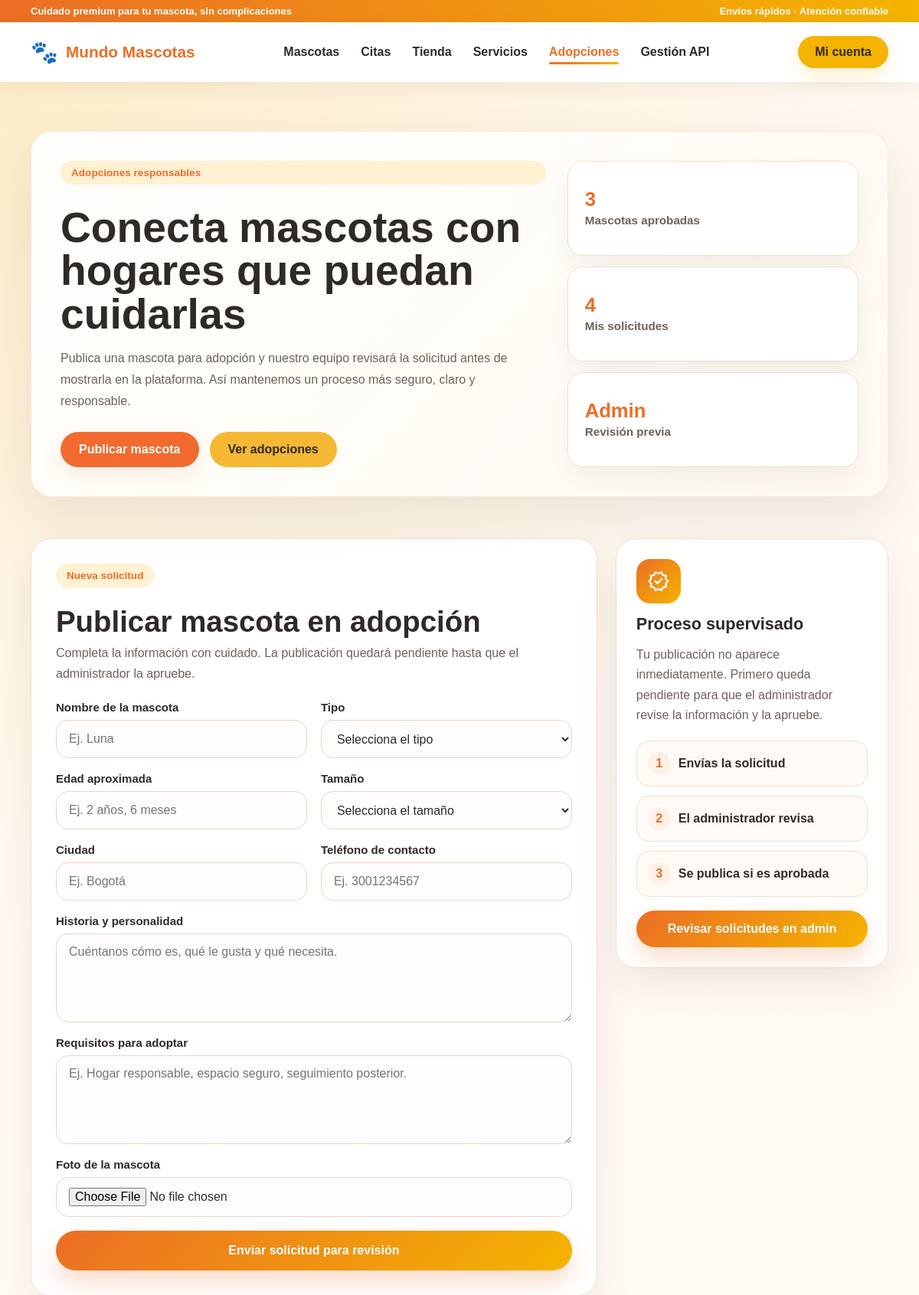
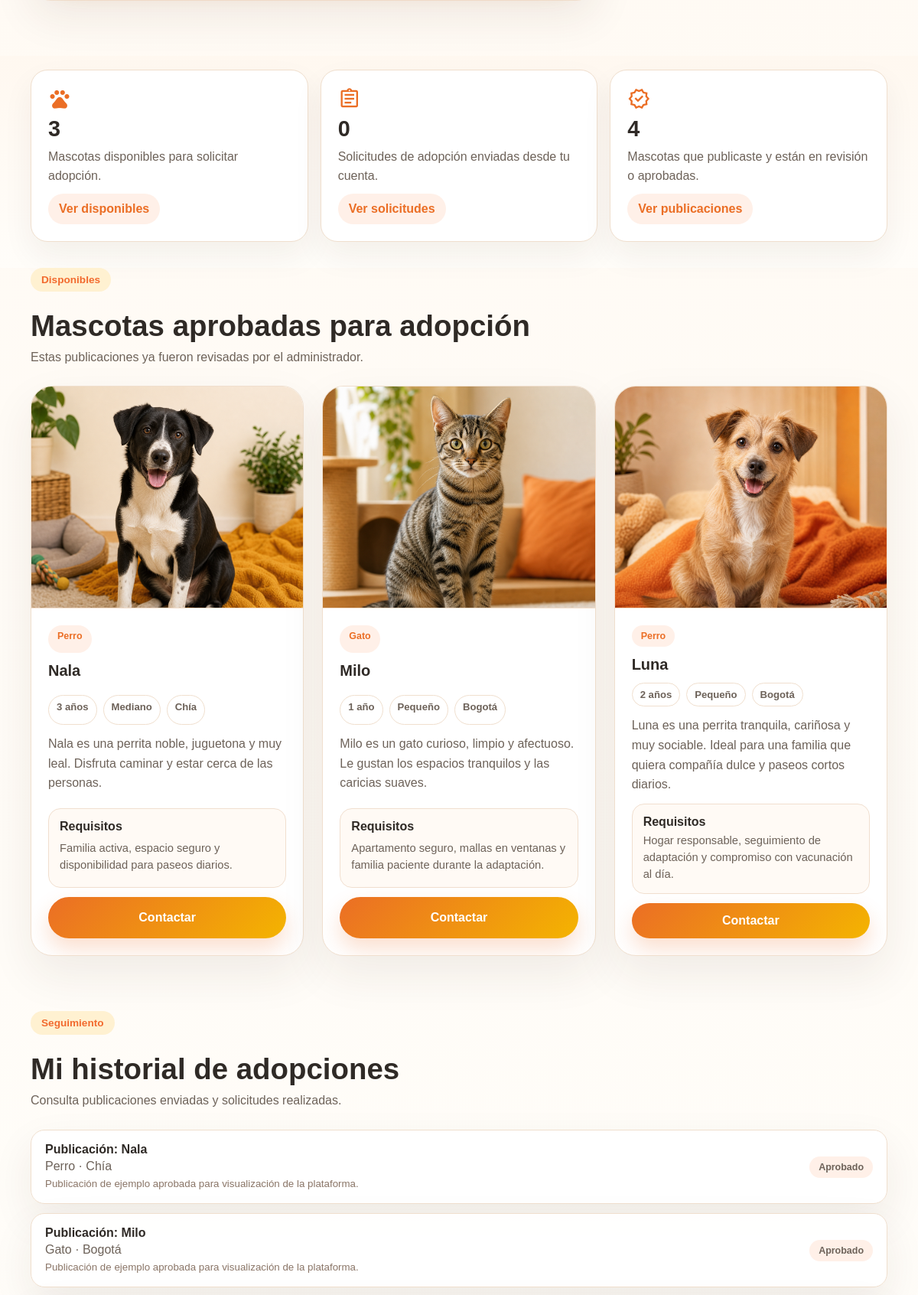
Screenshot of /adopciones/ (signed in, upper part) with the database file from the repository (2 pictures, top to bottom).
### app/models.py (models this page shows, shortened)
class AdoptionPet(models.Model):
    STATUS_CHOICES = [
        ("pendiente", "Pendiente"),
        ("aprobado", "Aprobado"),
        ("rechazado", "Rechazado"),
    ]
    PET_TYPES = [
        ("Perro", "Perro"),
        ("Gato", "Gato"),
        ("Otro", "Otro"),
    ]
    SIZE_CHOICES = [
        ("Pequeño", "Pequeño"),
        ("Mediano", "Mediano"),
        ("Grande", "Grande"),
    ]
    owner = models.ForeignKey(User, on_delete=models.CASCADE, related_name="adoption_posts")
    name = models.CharField(max_length=80)
    pet_type = models.CharField(max_length=20, choices=PET_TYPES)
    age = models.CharField(max_length=60)
    size = models.CharField(max_length=20, choices=SIZE_CHOICES)
    city = models.CharField(max_length=80)
    description = models.TextField()
    requirements = models.TextField()
    contact_phone = models.CharField(max_length=30)
    photo = models.ImageField(upload_to="adoptions/")
    status = models.CharField(max_length=20, choices=STATUS_CHOICES, default="pendiente")
    admin_notes = models.TextField(blank=True)
    created_at = models.DateTimeField(auto_now_add=True)
    updated_at = models.DateTimeField(auto_now=True)

### app/views.py (the view, shortened to what this page needs)
# urls.py: path('adopciones/', views.adopciones, name='adopciones'),
def adopciones(request):
    approved_pets = AdoptionPet.objects.filter(status="aprobado").order_by("-created_at")
    my_requests = []
    my_applications = []
    if request.user.is_authenticated:
        my_requests = AdoptionPet.objects.filter(owner=request.user).order_by("-created_at")
        my_applications = AdoptionApplication.objects.filter(applicant=request.user).select_related("pet").order_by("-created_at")
    return render(request, "app/adopciones.html", {
        "approved_pets": approved_pets,
        "my_requests": my_requests,
        "my_applications": my_applications,
    })

### app/templates/app/adopciones.html (shortened to what this page needs)
{% extends "app/base.html" %}
{% load static %}
{% block extra_css %}
<link rel="stylesheet" href="{% static 'app/css/adopciones.css' %}?v=20260528-2">
{% endblock %}
{% block content %}
<main class="adoptions-page">
  <section class="adoptions-hero">
    <div class="container">
      <div class="adoptions-hero-box">
        <div class="adoptions-hero-text">
          <span class="section-tag">Adopciones responsables</span>
          <h1>Conecta mascotas con hogares que puedan cuidarlas</h1>
          <p>
            Publica una mascota para adopción y nuestro equipo revisará la solicitud
            antes de mostrarla en la plataforma. Así mantenemos un proceso más seguro,
            claro y responsable.
          </p>
          <div class="adoptions-hero-actions">
            {% if request.user.is_authenticated %}
              <a href="#adoptionForm" class="btn btn-primary">Publicar mascota</a>
            {% else %}
              <a href="{% url 'login' %}?next={% url 'adopciones' %}" class="btn btn-primary">Iniciar sesión para publicar</a>
            {% endif %}
            <a href="#approvedAdoptions" class="btn btn-secondary">Ver adopciones</a>
          </div>
        </div>
        <div class="adoptions-hero-stats">
          <article class="adoptions-mini-card">
            <strong>{{ approved_pets|length }}</strong>
            <span>Mascotas aprobadas</span>
          </article>
          <article class="adoptions-mini-card">
            <strong>{{ my_requests|length }}</strong>
            <span>Mis solicitudes</span>
          </article>
          <article class="adoptions-mini-card">
            <strong>Admin</strong>
            <span>Revisión previa</span>
          </article>
        </div>
      </div>
    </div>
  </section>
  {% if request.user.is_authenticated %}
  <section class="adoption-submit-section" id="adoptionForm">
    <div class="container adoption-submit-grid">
      <article class="adoption-form-card">
        <div class="adoption-section-title">
          <span class="section-tag">Nueva solicitud</span>
          <h2>Publicar mascota en adopción</h2>
          <p>
            Completa la información con cuidado. La publicación quedará pendiente
            hasta que el administrador la apruebe.
          </p>
        </div>
        <form class="adoption-form" method="POST" enctype="multipart/form-data">
          <div class="adoption-field">
            <label for="adoptionName">Nombre de la mascota</label>
            <input type="text" id="adoptionName" name="name" placeholder="Ej. Luna" required>
          </div>
          <div class="adoption-field">
            <label for="adoptionType">Tipo</label>
            <select id="adoptionType" name="pet_type" required>
              <option value="">Selecciona el tipo</option>
            </select>
          </div>
          <div class="adoption-field">
            <label for="adoptionAge">Edad aproximada</label>
            <input type="text" id="adoptionAge" name="age" placeholder="Ej. 2 años, 6 meses" required>
          </div>
          <div class="adoption-field">
            <label for="adoptionSize">Tamaño</label>
            <select id="adoptionSize" name="size" required>
              <option value="">Selecciona el tamaño</option>
            </select>
          </div>
          <div class="adoption-field">
            <label for="adoptionCity">Ciudad</label>
            <input type="text" id="adoptionCity" name="city" placeholder="Ej. Bogotá" required>
          </div>
          <div class="adoption-field">
            <label for="adoptionPhone">Teléfono de contacto</label>
            <input
              type="tel"
              id="adoptionPhone"
              name="contact_phone"
              placeholder="Ej. 3001234567"
              inputmode="numeric"
              maxlength="10"
              pattern="[0-9]{7,10}"
              required
            >
          </div>
          <div class="adoption-field full-width">
            <label for="adoptionDescription">Historia y personalidad</label>
            <textarea
              id="adoptionDescription"
              name="description"
              rows="4"
              placeholder="Cuéntanos cómo es, qué le gusta y qué necesita."
              required
            ></textarea>
          </div>
          <div class="adoption-field full-width">
            <label for="adoptionRequirements">Requisitos para adoptar</label>
            <textarea
              id="adoptionRequirements"
              name="requirements"
              rows="4"
              placeholder="Ej. Hogar responsable, espacio seguro, seguimiento posterior."
              required
            ></textarea>
          </div>
          <div class="adoption-field full-width">
            <label for="adoptionPhoto">Foto de la mascota</label>
            <input type="file" id="adoptionPhoto" name="photo" accept="image/*" required>
          </div>
          <button type="submit" class="adoption-submit-btn full-width">
            Enviar solicitud para revisión
          </button>
        </form>
      </article>
      <aside class="adoption-process-card">
        <span class="material-symbols-outlined">verified</span>
        <h3>Proceso supervisado</h3>
        <p>
          Tu publicación no aparece inmediatamente. Primero queda pendiente para
          que el administrador revise la información y la apruebe.
        </p>
        <div class="adoption-steps">
          <div>
            <strong>1</strong>
            <span>Envías la solicitud</span>
          </div>
          <div>
            <strong>2</strong>
            <span>El administrador revisa</span>
          </div>
          <div>
            <strong>3</strong>
            <span>Se publica si es aprobada</span>
          </div>
        </div>
        {% if request.user.is_staff %}
          <a href="/admin/app/adoptionpet/" class="adoption-admin-link">
            Revisar solicitudes en admin
          </a>
        {% endif %}
      </aside>
    </div>
  </section>
  {% endif %}
  {% if request.user.is_authenticated %}
  <section class="adoption-account-panel">
    <div class="container adoption-account-grid">
      <article class="adoption-account-card">
        <span class="material-symbols-outlined">pets</span>
        <strong>{{ approved_pets|length }}</strong>
        <p>Mascotas disponibles para solicitar adopción.</p>
        <a href="#approvedAdoptions">Ver disponibles</a>
      </article>
      <article class="adoption-account-card">
        <span class="material-symbols-outlined">assignment</span>
        <strong>{{ my_applications|length }}</strong>
        <p>Solicitudes de adopción enviadas desde tu cuenta.</p>
        <a href="#myAdoptionHistory">Ver solicitudes</a>
      </article>
      <article class="adoption-account-card">
        <span class="material-symbols-outlined">verified</span>
        <strong>{{ my_requests|length }}</strong>
        <p>Mascotas que publicaste y están en revisión o aprobadas.</p>
        <a href="#myAdoptionHistory">Ver publicaciones</a>
      </article>
    </div>
  </section>
  {% endif %}
  <section class="approved-adoptions" id="approvedAdoptions">
    <div class="container">
      <div class="section-head adoptions-head-left">
        <span class="section-tag">Disponibles</span>
        <h2>Mascotas aprobadas para adopción</h2>
        <p>Estas publicaciones ya fueron revisadas por el administrador.</p>
      </div>
      <div class="adoptions-grid">
        {% if approved_pets %}
          {% for pet in approved_pets %}
            <article class="adoption-card">
              <div class="adoption-card-image">
                <img src="{{ pet.photo.url }}" alt="{{ pet.name }}">
              </div>
              <div class="adoption-card-content">
                <span class="adoption-badge">{{ pet.pet_type }}</span>
                <h3>{{ pet.name }}</h3>
                <div class="adoption-card-meta">
                  <span>{{ pet.age }}</span>
                  <span>{{ pet.size }}</span>
                  <span>{{ pet.city }}</span>
                </div>
                <p>{{ pet.description }}</p>
                <div class="adoption-requirements">
                  <strong>Requisitos</strong>
                  <span>{{ pet.requirements }}</span>
                </div>
                <a href="tel:{{ pet.contact_phone }}" class="adoption-contact-btn">
                  Contactar
                </a>
              </div>
            </article>
          {% endfor %}
        {% else %}
          <article class="adoption-empty-state">
            <span class="material-symbols-outlined">pets</span>
            <h3>Aún no hay mascotas aprobadas</h3>
            <p>Cuando el administrador apruebe solicitudes, aparecerán aquí.</p>
          </article>
        {% endif %}
      </div>
    </div>
  </section>
  <section class="my-adoption-requests" id="myAdoptionHistory">
    <div class="container">
      <div class="section-head adoptions-head-left">
        <span class="section-tag">Seguimiento</span>
        <h2>Mi historial de adopciones</h2>
        <p>Consulta publicaciones enviadas y solicitudes realizadas.</p>
      </div>
      <div class="adoption-request-list">
        {% if request.user.is_authenticated and my_requests %}
          {% for request_item in my_requests %}
            <article class="adoption-request-item">
              <div>
                <strong>Publicación: {{ request_item.name }}</strong>
                <span>{{ request_item.pet_type }} · {{ request_item.city }}</span>
                {% if request_item.admin_notes %}
                  <small>{{ request_item.admin_notes }}</small>
                {% endif %}
              </div>
              <span class="request-status request-status-{{ request_item.status }}">
                {{ request_item.get_status_display }}
              </span>
            </article>
          {% endfor %}
        {% elif not request.user.is_authenticated %}
          <article class="adoption-empty-line">
            Inicia sesión para enviar solicitudes y consultar tu historial.
          </article>
        {% elif not my_applications %}
          <article class="adoption-empty-line">
            Todavía no tienes solicitudes ni publicaciones de adopción.
          </article>
        {% endif %}
      </div>
    </div>
  </section>
</main>
{% endblock %}

### app/static/app/css/variables.css (style rules this page uses)
:root { --color-primary: #f5b833; --color-primary-soft: #ffd56b; --color-secondary: #f26a2e; --color-secondary-dark: #d9541f; --color-bg: #fff8ef; --color-surface: #ffffff; --color-text: #2e2a25; --color-text-soft: #6e6257; --color-white: #ffffff; --color-border: #f1d4b8; --shadow-soft: 0 10px 30px rgba(242, 106, 46, 0.12); --shadow-card: 0 16px 35px rgba(242, 106, 46, 0.16); --radius-sm: 12px; --radius-md: 18px; --radius-lg: 28px; --container-width: 1200px; }

### app/static/app/css/components.css (style rules this page uses)
* { box-sizing: border-box; }
body { margin: 0; font-family: 'Montserrat', sans-serif; background: var(--color-bg); color: var(--color-text); }
img { max-width: 100%; display: block; }
a { text-decoration: none; }
.container { width: min(92%, var(--container-width)); margin: 0 auto; }
.btn { display: inline-flex; align-items: center; justify-content: center; padding: 14px 24px; border-radius: 999px; font-weight: 700; transition: 0.25s ease; }
.btn-primary { background: var(--color-secondary); color: var(--color-white); box-shadow: var(--shadow-soft); }
.btn-secondary { background: var(--color-primary); color: var(--color-text); }
.section-tag { display: inline-block; padding: 8px 14px; border-radius: 999px; background: #fff1d1; color: var(--color-secondary); font-weight: 700; font-size: 0.85rem; margin-bottom: 14px; }

### app/static/app/css/main.css (style rules this page uses)
.section-head { text-align: center; max-width: 780px; margin: 0 auto 36px; }
.section-head h2, .products-head h2, .home-offers-head h2 { margin: 0 0 12px; color: #2f2a26; font-size: clamp(2rem, 3.7vw, 3.3rem); line-height: 1.06; letter-spacing: 0; }
.section-head p { margin: 0; color: #6d6259; line-height: 1.7; }

### app/static/app/css/responsive.css (style rules this page uses)
@media (max-width: 1200px) { .container { width: min(100% - 40px, 1120px); } }

### rows the page displays
AdoptionPet: photo (picture), pet_type "Perro", name "Nala", age "3 años", size "Mediano", city "Chía", description "Nala es una perrita noble, juguetona y muy leal. Disfruta caminar y estar cerca de las personas.", requirements "Familia activa, espacio seguro y disponibilidad para paseos diarios.", admin_notes "Publicación de ejemplo aprobada para visualización de la plataforma.", status "Aprobado"
AdoptionPet: photo (picture), pet_type "Gato", name "Milo", age "1 año", size "Pequeño", city "Bogotá", description "Milo es un gato curioso, limpio y afectuoso. Le gustan los espacios tranquilos y las caricias suaves.", requirements "Apartamento seguro, mallas en ventanas y familia paciente durante la adaptación.", admin_notes "Publicación de ejemplo aprobada para visualización de la plataforma.", status "Aprobado"
AdoptionPet: photo (picture), pet_type "Perro", name "Luna", age "2 años", size "Pequeño", city "Bogotá", description "Luna es una perrita tranquila, cariñosa y muy sociable. Ideal para una familia que quiera compañía dulce y paseos cortos diarios.", requirements "Hogar responsable, seguimiento de adaptación y compromiso con vacunación al día."

### other values shown
{{ approved_pets|length }} "3"
{{ my_requests|length }} "4"
{{ my_applications|length }} "0"
